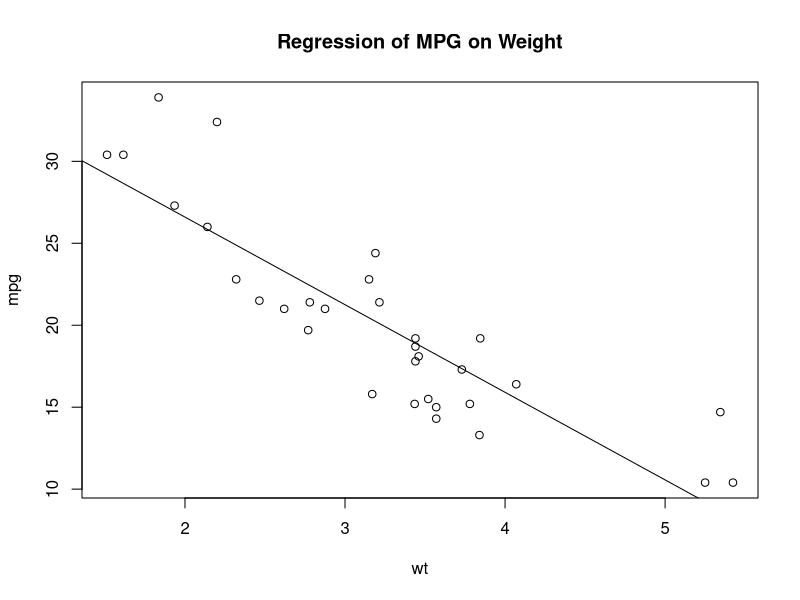
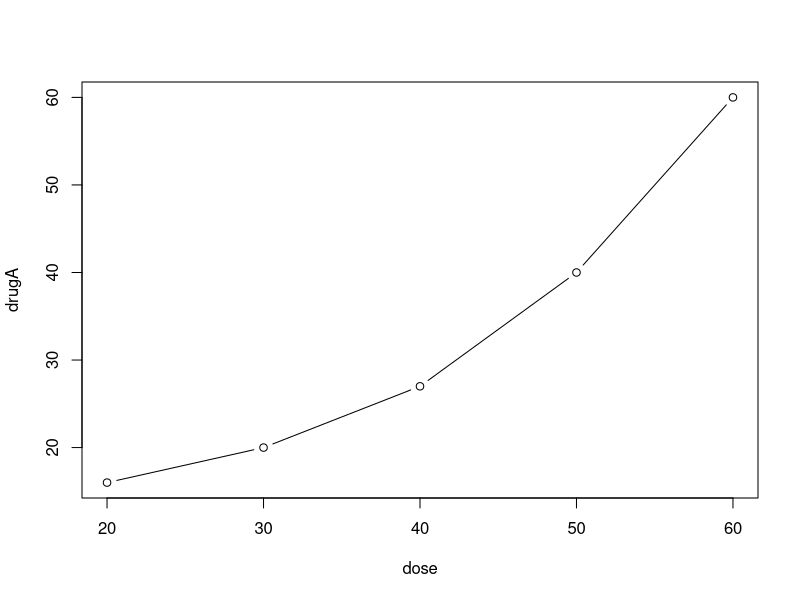
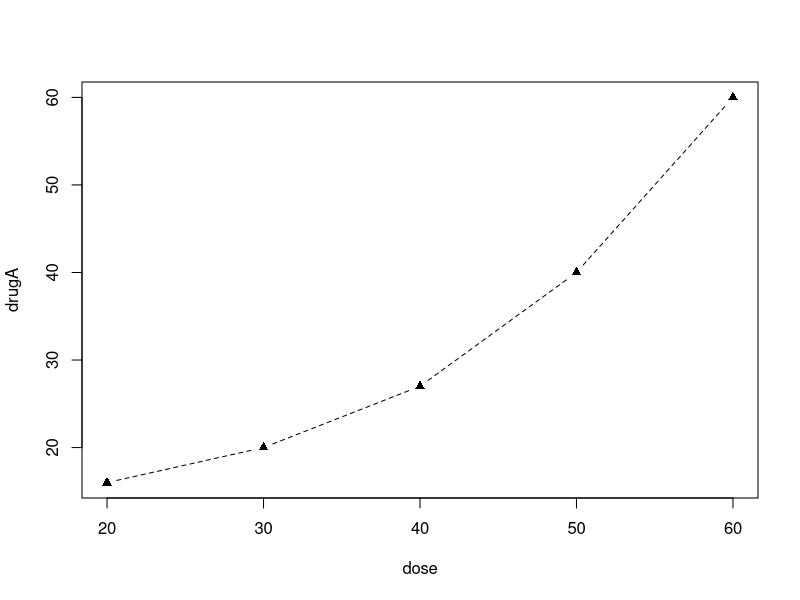
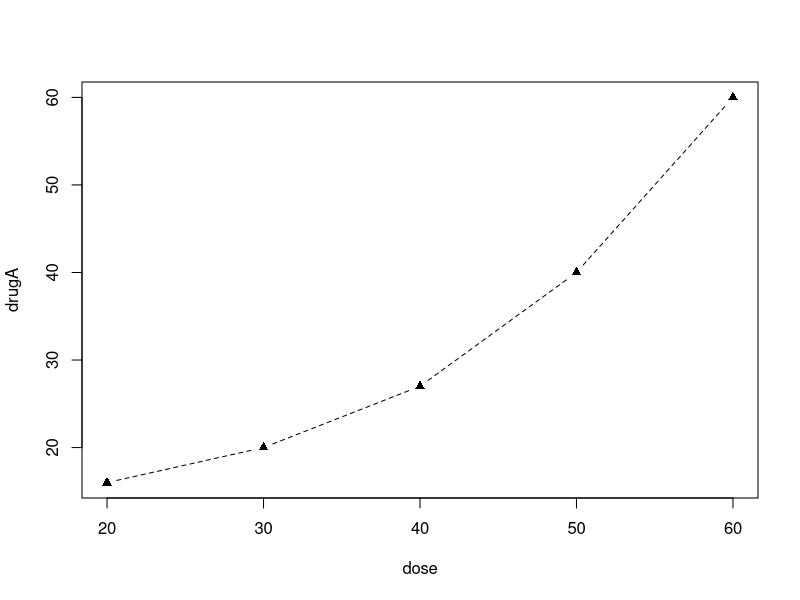
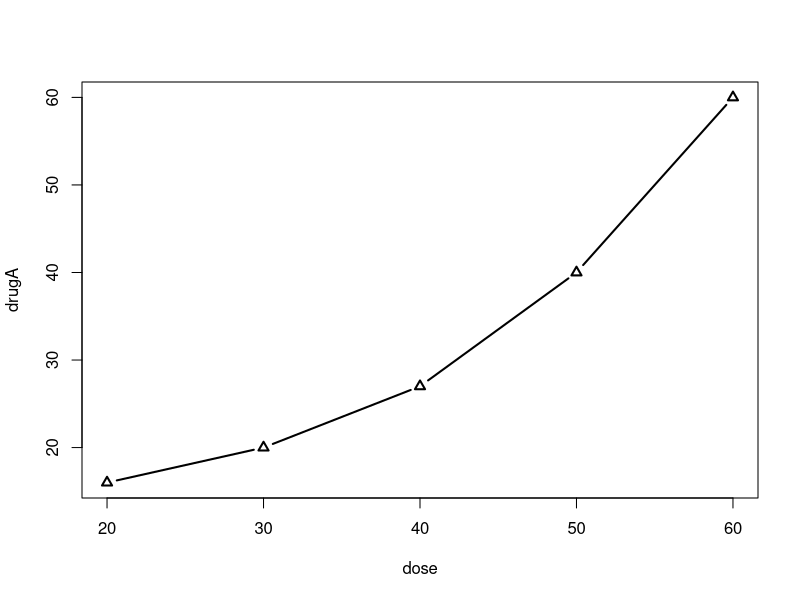
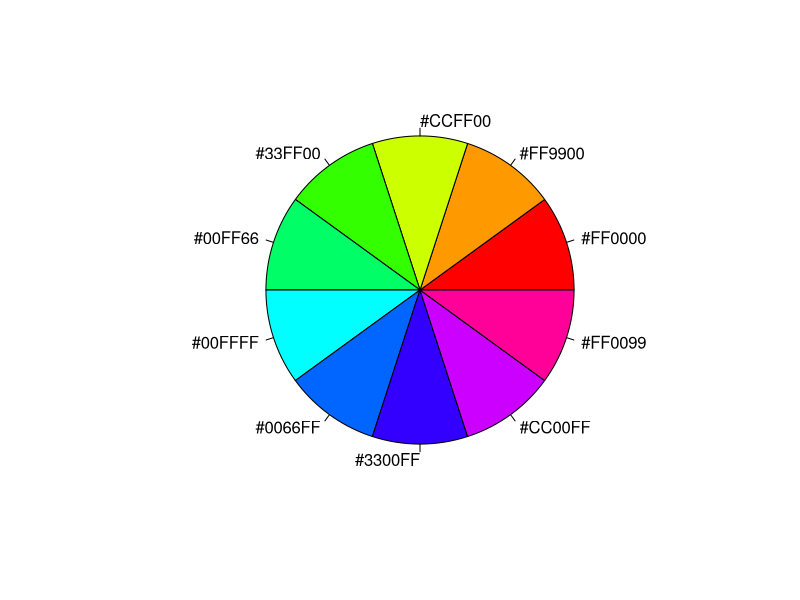
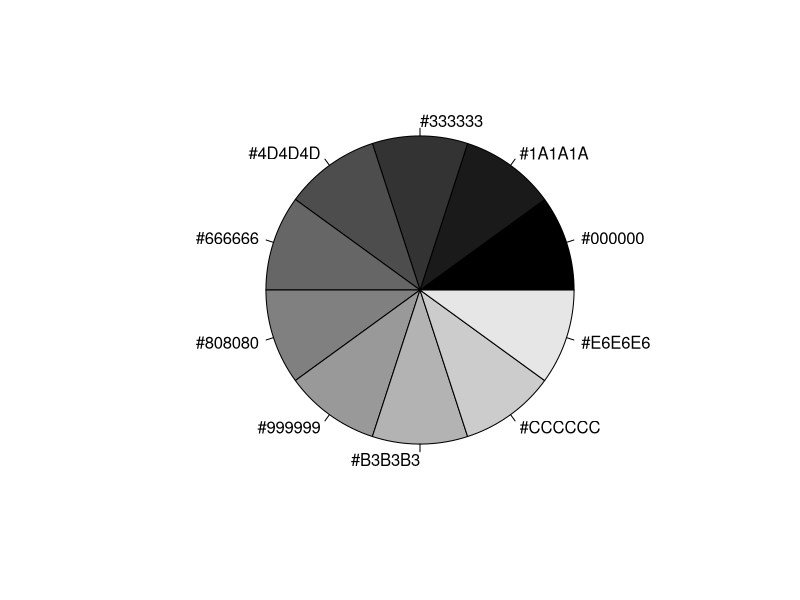
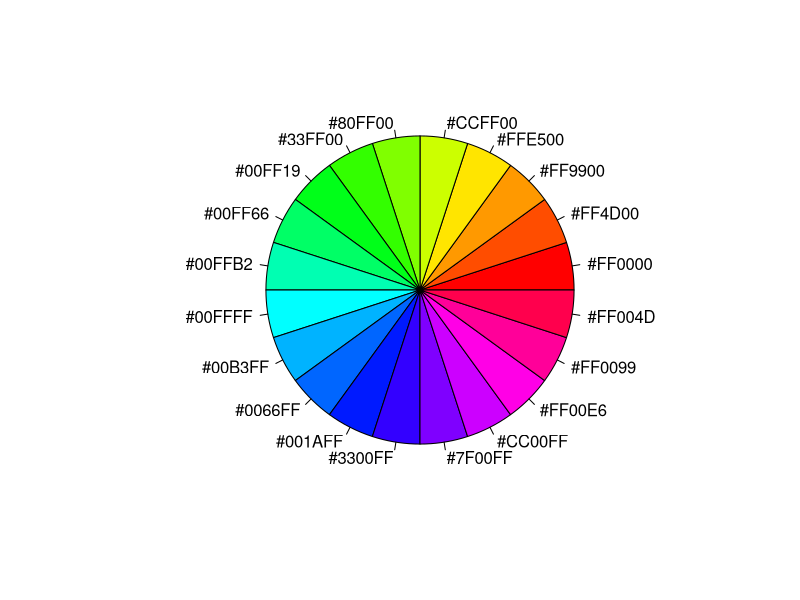

Generate these figures, in order, with R:
# Geting started with graphs

# 3.1 Working with graphs

attach(mtcars)
plot(wt, mpg)
abline(lm(mpg~wt))
title('Regression of MPG on Weight')
detach(mtcars)

pdf('mygraph.pdf')
attach(mtcars)
plot(wt, mpg)
abline(lm(mpg~wt))
title('Regression of MPG on Weight')
detach(mtcars)
dev.off()
# seems this not work

# creat more than one graph
# dev.new()
# statements to create graph 1
# dev.new()
# statements to create graph 2
# etc.

# dev.new(), dev.next(), dev.prev(), dev.set(), dev.off()


# 3.2 A simple example

dose <- c(20, 30, 40, 50, 60)
drugA <- c(16, 20, 27, 40, 60)
drugB <- c(15, 18, 25, 31, 40)
# plot(x, y, type='.')
plot(dose, drugA, type='b')

# 3.3 Graphical parameters

# par()
# par(optionname=value, optionname=value, ... )
# no.readonly=TRUE

opar <- par(no.readonly=TRUE) # make a copy of current setting 
par(lty=2, pch=17)
# or
# par(lty=2)
# par(pch=17)
plot(dose, drugA, type='b')
par(opar)

# or 
plot(dose, drugA, type='b', lty=2, pch=17)

# 3.3.1 Symbols and Lines

plot(dose, drugA, type='b', lty=1, pch=24, lwd=2, cex=1)

# 3.3.2 Colors

# col
# col.axis
# col.lab
# col.main
# col.sub
# fg
# bg
# col=1, col='white', col='#FFFFF', 
# col=rgb(1, 1, 1), col=hsv(0, 0, 1)

# rainbow(), heat.colors(), terrian.colors(), 
# topo.colors(), cm.colors()
# grey(), grey(0:10/10)

n <- 10
mycolors <- rainbow(n)
pie(rep(1, n), labels=mycolors, col=mycolors)
mygreys <- grey(0:n/n)
pie(rep(1, n), labels=mygreys, col=mygreys)

n <- 20
mycolors <- rainbow(n)
pie(rep(1, n), labels=mycolors, col=mycolors)

# 3.3.3 Text characteristics

# cex()
# cex.axis()
# cex.lab()
# cex.main()
# cex.sub()

# par(font.lab=3, cex.lab=1.5, font.main=4, cex.main=2)

# font
# font.axis
# font.lab
# font.main
# font.sub
# ps
# family

# 3.3.4 Graph and margin dimensions

# pin (weight, height)
# mai (bottom, left, top, right) in inches
# mar (bottom, left, top, right) in lines

# par(pin=c(4, 3), mai=c(1, .5, 1, .2))

dose <- c(20, 30, 40, 50, 60)
drugA <- c(16, 20, 27, 40, 60)
drugB <- c(15, 18, 25, 31, 40)
opar <- par(no.readonly=TRUE)
par(pin=c(2, 3))
par(lwd=2, cex=1.5)
par(cex.axis=.75, font.axis=3)
plot(dose, drugA, type='b', pch=19, lty=2, col='red',
     main='Clinical Trials for Drug A',
     sub='This is hypothetical data')
plot(dose, drugB, type='b', pch=23, lty=6, col='blue', bg='green')
par(opar)

# 3.4 Adding text, costomized axes, and legends

plot(dose, drugA, type='b', col='red',
     lty=2, pch=2, lwd=2, main='Clinical Trials for Drug A',
     sub='This is hypothetical data',
     xlab='Dosage', ylab='Drug Respose',
     xlim=c(0, 60), ylim=c(0, 70))

# 3.4.1 Title
# title(main='main title', sub='sub_title',
#        xlab='x-axis label', ylab='y-axis label')

title(main='Mt Title', col.main='red',
      sub='My Sub-title', col.sub='blue',
      xlab='My X-label', ylab='My Y-label',
      col.lab='green', cex.lab=0.75)

# 3.4.2 Axes

# axis(side, at=, labels=, pos=, lty=, col=, las=, tck=, ...)
# axes=FALSE
# frame.plot=TRUE
# xaxt='n', yaxt='n'

x <- c(1:10)
y <- x
z <- 10/x

opar=par(no.readonly=TRUE)

par(mar=c(5, 4, 4, 8) + 0.1) # increasing margin

plot(x, y, type='b',    # plot x versus y
     pch=21, col='red', 
     yaxt='n', lty=3, ann=FALSE) # ann removes the default setting.

lines(x, z, type='b', pch=22, col='blue', lty=2)

axis(2, at=x, labels=x, col.axis='red', lty=2)

axis(4, at=z, labels=round(z, digit=2),
     col.axis='blue', las=2,
     cex.axis=0.7, tck=-.01) 

mtext('y=1/x', side=4, line=3, 
      cex.lab=1, las=2, col='blue')  # adding title and text

title(main='An example of cteative axes',
      xlab= 'X values', ylab='Y=Z')

par(opar)

# MINOR TICK MARKS

# library(Hmisc)
# minor.tick(nx=n, ny=n, tick.ration=n)

# Reference lines

# abline()
# abline(h=yvalue, v=xvalue)

abline(h=c(1, 5, 7))

abline(v=seq(1, 10, 2), lty=2, col='blue')

# Legend

# legend(location, title, legend, ...)

dose <- c(20, 30, 40, 50, 60)
drugA <- c(16, 20, 27, 40, 60)
drugB <- c(15, 18, 25, 31, 40)

opar <- par(no.readonly=TRUE)

par(pin=c(5, 5))

par(lwd=2, cex=1.5, font.lab=2)

plot(dose, drugA, type='b', 
     pch=15, lty=1, col='red', ylim=c(0, 60),
     main='Drug A vs. Drug B',
     xlab='Drug Dosage', ylab='Drug Response')

lines(dose, drugB, type='b',
      pch=17, lty=2, col='blue')

abline(h=c(30), lwd=1.5, lty=2, col='gray')

# library(Hmisc)
# minor.tick(nx=3, ny=3, tick.ration=0.5)

legend('topleft', inset=.05, title='Drug Type',
       c('A', 'B'), lty=c(1, 2), pch=c(15, 17),
       col=c('red', 'blue'), cex=0.7)

par(opar)

# 3.4.5 Text annotations

# text(), mtext()
# text(locations, 'text to place', pos, ...)
# mtext('text to place', side, line=n, ...)

attach(mtcars)
plot(wt, mpg,
     main='Mileage vs. Car Weight',
     xlab='Weight', ylab='Mileage',
     pch=18, col='blue')
text(wt, mpg,
     row.names(mtcars),
     cex=0.8, pos=1, col='red')
detach(mtcars)

opar <- par(no.readonly=FALSE)
par(cex=1.5, pin=c(5, 3))
plot(1:7, 1:7, type='n')
text(3, 3, 'Example of defualt text')
text(4, 4, family='mono', 'Example of mono-spaced text',
     cex=0.7, col='red')
text(5, 5, family='serif', 'Example of serif text')
par(opar)

# math annotations

# 3.5 Combining graphs

# par()
# layout()

# mfrow = c(nrows, ncols)
# mfcol = c(nrows, ncols)

attach(mtcars)
opar <- par(no.readonly=FALSE)
par(mfrow = c(2, 2))
plot(wt, mpg, main = 'Scatterplot of wt vs. mpg')
plot(wt, disp, main = 'Scatterplot of wt vs. mpg')
hist(wt, main = 'Histogram of wt')
boxplot(wt, main = 'Boxplot of wt')
par(opar)
detach(mtcars)


attach(mtcars)
opar <- par(no.readonly=FALSE)
par(mfrow = c(3, 1))
hist(wt)
hist(mpg)
hist(disp)
par(opar)
detach(mtcars)

# layout()

attach(mtcars)
layout(matrix(c(1, 1, 2, 3), 2, 2, byrow = TRUE))
layout.show(3)
hist(wt)
hist(mpg)
hist(disp)
detach(mtcars)

# widths=
# heights=
# lcm=

attach(mtcars)
layout(matrix(c(1, 1, 2, 3), 2, 2, byrow = TRUE),
       widths = c(3, 1), heights = c(1, 2))
hist(wt)
hist(mpg)
hist(disp)
detach(mtcars)

help(layout)

# 3.5.1 Creating a figure arrangement with fine control

# fig =

opar <- par(no.readonly = FALSE)
par(fig = c(0, .8, 0, .8))
plot(mtcars$wt, mtcars$mpg,
     xlab = 'Miles Per Gallon',
     ylab = 'Car Weight')
par(fig = c(0, 0.8, 0.55, 1), new=TRUE)
boxplot(mtcars$wt, horizontal = TRUE, axes = FALSE)
par(fig=c(0.65, 1, 0, 0.8), new = TRUE)
boxplot(mtcars$mpg, axes = FALSE)


opar <- par(no.readonly = FALSE)
par(fig = c(0, .8, 0, .8))
plot(mtcars$wt, mtcars$mpg,
     xlab = 'Miles Per Gallon',
     ylab = 'Car Weight')
par(fig = c(0, 0.8, 0.55, 1), new=TRUE)
boxplot(mtcars$wt, horizontal = TRUE, axes = FALSE)
par(fig=c(0.65, 1, 0, 0.8), new = TRUE)
boxplot(mtcars$mpg, axes = FALSE)

# 3.6 summary











